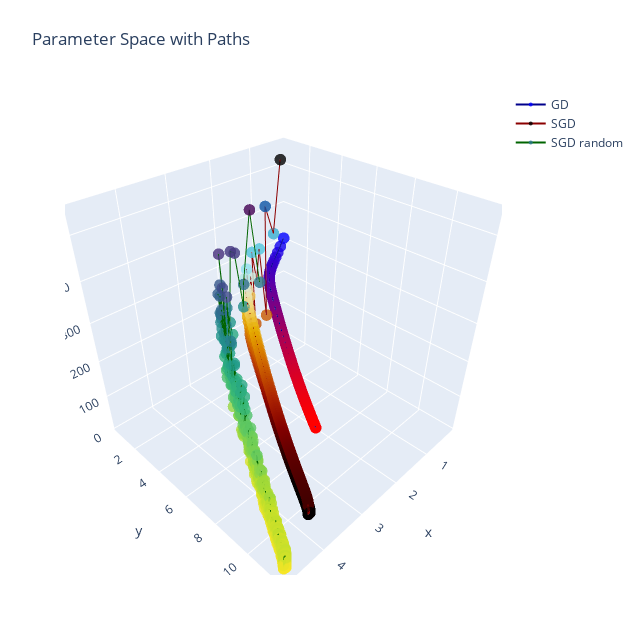

Notebook code for this chart:
### Code cell
fig = go.Figure(data = [go.Scatter3d(x=params_GD[:, 1], y=params_GD[:, 0], z=loss_GD, 
                                     marker=dict(size=4, color=-np.array(loss_GD), 
                                                 colorscale='bluered', opacity=0.8),
                                     line=dict(color='darkblue', width=2),
                                     name = "GD"),
                        go.Scatter3d(x=params_SGDr[:, 1]+1, y=params_SGDr[:, 0]+1, z=loss_SGDr, 
                                     marker=dict(size=4, color=-np.array(loss_SGDr), 
                                                 colorscale='icefire', opacity=0.8),
                                     line=dict(color='darkred', width=2),
                                     name = "SGD"),
                        go.Scatter3d(x=params_SGDwr[:, 1]+2, y=params_SGDwr[:, 0]+2, z=loss_SGDwr, 
                                     marker=dict(size=4, color=-np.array(loss_SGDwr), 
                                                 colorscale='Viridis', opacity=0.8),
                                     line=dict(color='darkgreen', width=2),
                                     name = "SGD random")])
fig.update_layout(title = "Parameter Space with Paths", width = 640, height = 640,
                  margin = dict(l=65, r=50, b=65, t=90))
fig.show()

### Figure 1 — Plotly figure (JSON) as saved in the notebook; plotly's stock layout.template omitted (floating-point values rounded to 4 significant figures; data arrays with more than 128 entries replaced by an {"elided": "..."} marker saying what was removed)
{"data": [{"line": {"color": "darkblue", "width": 2}, "marker": {"color": {"elided": "300 float values"}, "colorscale": [[0, "rgb(0,0,255)"], [1, "rgb(255,0,0)"]], "opacity": 0.8, "size": 4}, "name": "GD", "type": "scatter3d", "x": {"elided": "300 float values"}, "y": {"elided": "300 float values"}, "z": {"elided": "300 float values"}}, {"line": {"color": "darkred", "width": 2}, "marker": {"color": {"elided": "1200 float values"}, "colorscale": [[0, "#000000"], [0.0625, "#001f4d"], [0.125, "#003786"], [0.1875, "#0e58a8"], [0.25, "#217eb8"], [0.3125, "#30a4ca"], [0.375, "#54c8df"], [0.4375, "#9be4ef"], [0.5, "#e1e9d1"], [0.5625, "#f3d573"], [0.625, "#e7b000"], [0.6875, "#da8200"], [0.75, "#c65400"], [0.8125, "#ac2301"], [0.875, "#820000"], [0.9375, "#4c0000"], [1, "#000000"]], "opacity": 0.8, "size": 4}, "name": "SGD", "type": "scatter3d", "x": {"elided": "1200 float values"}, "y": {"elided": "1200 float values"}, "z": {"elided": "1200 float values"}}, {"line": {"color": "darkgreen", "width": 2}, "marker": {"color": {"elided": "1200 float values"}, "colorscale": [[0, "#440154"], [0.1111, "#482878"], [0.2222, "#3e4989"], [0.3333, "#31688e"], [0.4444, "#26828e"], [0.5556, "#1f9e89"], [0.6667, "#35b779"], [0.7778, "#6ece58"], [0.8889, "#b5de2b"], [1, "#fde725"]], "opacity": 0.8, "size": 4}, "name": "SGD random", "type": "scatter3d", "x": {"elided": "1200 float values"}, "y": {"elided": "1200 float values"}, "z": {"elided": "1200 float values"}}], "layout": {"height": 640, "margin": {"b": 65, "l": 65, "r": 50, "t": 90}, "title": {"text": "Parameter Space with Paths"}, "width": 640}}
